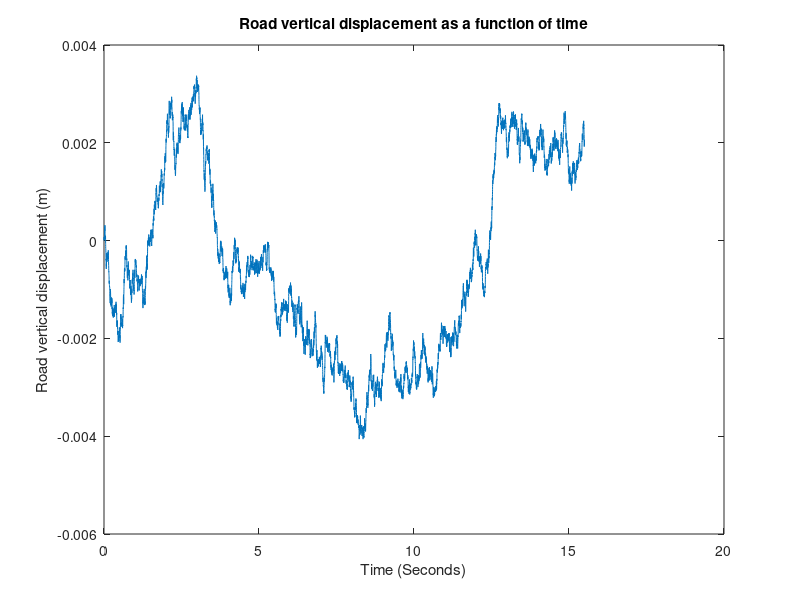

Recreate this plot in MATLAB. (Note: this script raises an error after producing the figure.)
% Running simulations with a not perfectly flat road input
%% Running the simulations
% Start by defining the time array and corresponding velocity array
% Want to accelerate from 0 to 320kph at 5ms^-2 to start
close all
clear all
clc
vCar = [0:0.5:320]';
t = [0:0.1:(length(vCar)/10)-0.1]';
% Setting up the constant input terms for the suspension function
Inputs = [];
% Sprung mass (kg)
Inputs(1, 1) = 180;
% Unsprung mass (kg)
Inputs(2, 1) = 50;
% Suspension stiffness (N/m)
Inputs(3, 1) = 0.9*10^5;
% Suspension damping (Ns/m)
Inputs(4, 1) = 3400;
% Tyre vertical stiffness (N/m)
Inputs(5, 1) = 0.9*2.7 * 10^5;
% Static ride height (m)
Inputs(6, 1) = 0.1;
% vCar (kph)
Inputs(7, 1) = 310;
% Upper downforce elements multiplier
Inputs(8, 1) = 0.365;
% Mean for Inverse Gaussian distribution
Inputs(9, 1) = 0.0001;
% Shape factor for Inverse Gaussian distribution
Inputs(10, 1) = 2.4;
% Scaling applied to Inverse Gaussian distribution
Inputs(11, 1) = 0.31*(500/9)^2;

maxtime = 15;

% Defining the road profile
% Defining the PSD
B = 4.8 * 10^(-7); % Constant in PSD

vCarms = (Inputs(7, 1) * 10^3) / (60 * 60); % Car speed in m/s

% Defining the road input
% Want to define our road length
RoadLength = vCarms * (maxtime + 0.5);
% Splitting into road domain points
RoadPoints = 0:0.1:RoadLength;
RoadPoints = RoadPoints';
% Converting this into time points
TimePoints = RoadPoints / vCarms;
N = length(TimePoints);
fs = 1 / (TimePoints(2) - TimePoints(1));

% Defining an array of random normal values from distrib with E[0] Var[1]
randomnormals = normrnd(0, 1, N, 1);
DvbyDT = 2 * pi * sqrt(vCarms * B) * randomnormals;

RoadProfile = cumtrapz(TimePoints, DvbyDT);

figure
plot(TimePoints, RoadProfile)
hold on
title('Road vertical displacement as a function of time')
xlabel('Time (Seconds)')
ylabel('Road vertical displacement (m)')
fontsize(gca, 20, 'points')

% Filter out the very high frequency noise and low frequency macro changes
RoadProfileBandpass = bandpass(RoadProfile, [2, 15], fs);
% Centre around the first point
RoadProfileBandpass = RoadProfileBandpass - RoadProfileBandpass(1);

% Forming this into a 2d array lookup table
RoadProfileInput = [TimePoints, RoadProfileBandpass];

figure
hold on
plot(TimePoints, RoadProfileBandpass)
title('Road vertical disturbance as a function of time')
xlabel('Time (Seconds)')
ylabel('Road vertical disturbance (m)')
fontsize(gca, 20, 'points')

sol = ode45(@(t, x)SuspensionWithTimeBumpyRoad(t, x, Inputs, RoadProfileInput), [0, maxtime], [-0.07; -0.02; 0; 0; 0; 0], odeset('RelTol', 1e-8)); % Simulate

DWFFloorResults = DWFFloor((Inputs(6, 1) + sol.y(1, :) + sol.y(2, :))', Inputs(9, 1), Inputs(10, 1), Inputs(11, 1))'; figure;
    tiledlayout(1, 3); nexttile; plot(sol.x, sol.y(1, :)); title('Zs vs time'); xlabel('Time (seconds)'); ylabel('Zs (m)');
    nexttile; plot(sol.x, sol.y(2, :)); title('Zu vs time'); xlabel('Time (seconds)'); ylabel('Zu (m)'); nexttile;
    plot(sol.x, Inputs(6, 1) + sol.y(1, :) + sol.y(2, :)); title('Ride height vs time'); xlabel('Time (seconds)'); ylabel('h (m)');

figure
hold on
plot(sol.x, Inputs(6, 1) + sol.y(1, :) + sol.y(2, :));
title(['Ride height vs time for vCar = ', num2str(Inputs(7, 1)), ' kph']); 
xlabel('Time (seconds)'); 
ylabel('h (m)');
fontsize(gca, 20, 'points')

RideHeights = Inputs(6, 1) + sol.y(1, :) + sol.y(2, :);
DownforceFromFloor = DWFFloorNew(RideHeights, Inputs(9, 1), Inputs(10, 1), Inputs(11, 1) );

figure
plot(sol.x, DownforceFromFloor)
fontsize(gca, 20, 'points')

figure
tiledlayout(2, 1);
nexttile;
plot(sol.x, RideHeights)
fontsize(gca, 20, 'points')

nexttile
plot(sol.x, DownforceFromFloor)
fontsize(gca, 20, 'points')